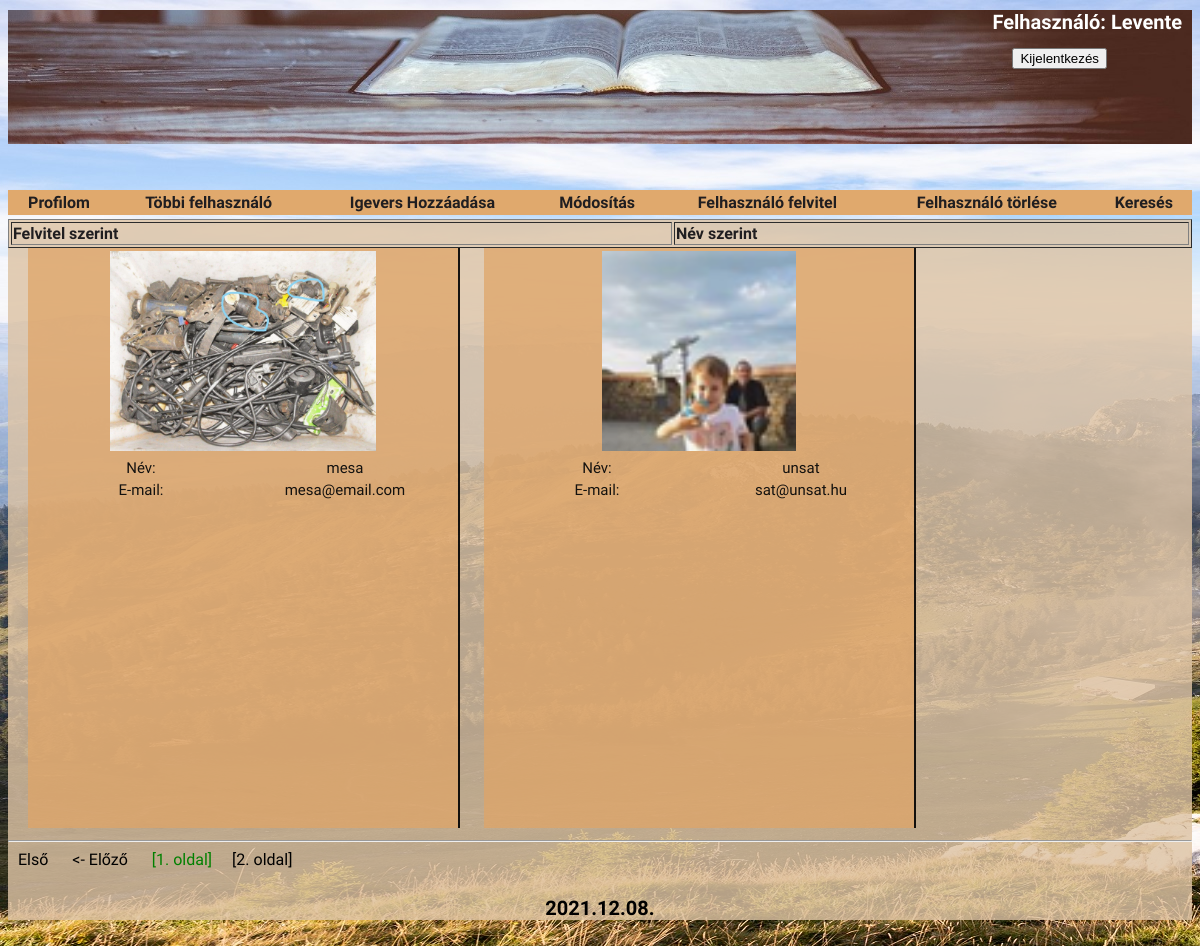
Page /index.php?d=2&order=1&page=2 (signed in) on the committed database.
### tables this page shows
CREATE TABLE `menu` (
  `id` int(11) NOT NULL,
  `name` varchar(20) DEFAULT NULL,
  `link` int(11) DEFAULT NULL
);

CREATE TABLE `users` (
  `id` int(11) NOT NULL,
  `uname` varchar(40) DEFAULT NULL,
  `email` varchar(60) DEFAULT NULL,
  `passwd` varchar(32) DEFAULT NULL,
  `img` text DEFAULT NULL,
  `authority` varchar(20) DEFAULT NULL
);

### menu.php (the view, shortened to what this page needs)
<?php
$dbname="elso";
$con=connect("root","",$dbname);
$query="select authority from users where uname='".$_SESSION['user']."'";
$res=mysqli_query($con,$query) or die ("Hiba: ".mysqli_error($con));
list($aut)=mysqli_fetch_row($res);
if($aut=="admin")
    $query="select name,link from menu";
else if($aut=="user")
    $query="select name,link from menu where link<=4";
else
    $query="select name,link from menu where link<=3";
$result=mysqli_query($con,$query) or die ("Hiba: ".mysqli_error($con));
echo "<table>";
while(list($menutitle,$link)=mysqli_fetch_row($result))
{
	echo "<td><a class=menu href=index.php?d=".$link.">".$menutitle."</a></td>";
}
echo "</table>";
?>

### formlist.php (shortened to what this page needs)
<?php
$dbname = "elso";
$con = connect("root","",$dbname);
if(!isset($_GET["order"]))
{
   $order = 0;
}
else
{
    $order = $_GET["order"];
}
if($order==0)
{
    $orderstring=" order by id";
}
else
{
    $orderstring=" order by uname";
}
$limit = 4;
$page = isset($_GET["page"])? abs((int)$_GET["page"]): 1;
$query = "select count(*) from users";
$res=mysqli_query($con,$query) or die ("Nem sikerült".$query);
$list=mysqli_fetch_row($res);
$c = array_shift($list);
$maxpage = ceil($c / $limit);
if($page <= 0)
{
    $page = 1;
}
else if($page >= $maxpage)
{
    $page = $maxpage;
}
$offset = ($page-1)*$limit;
$query="select id,uname,email,img from users";
$query .= $orderstring;
$query .=" limit $offset,$limit";
$result=mysqli_query($con,$query) or die ("Nem sikerült ".$query);
echo "<table width=100% border=1><tr class=title><td><a href=index.php?d=".$_GET['d']."&order=0>Felvitel szerint</a></td><td>
<a href=index.php?d=".$_GET['d']."&order=1>Név szerint</a> </td></tr></table>";
while (list($id,$nev,$email,$kep)=mysqli_fetch_row($result))
{
 echo "<div id=tobbifelhasznalo> <table style=height:250px;>";
        echo "<tr><td colspan=2><img src=" . $kep . " alt=".$kep." height=200px /></td></tr>";
        echo "<tr><td>Név: </td><td>" . $nev . "</td></tr>";
        echo "<tr><td>E-mail: </td><td>" . $email . "</td></tr>";
        echo "<tr style = height:300px;></tr>";
        echo '</table> </div> ';
}
echo '<hr style="clear:both;">';
$linklimit = 4;
$linklimit2 = $linklimit / 2;
$linkoffset = ($page > $linklimit2) ? $page - $linklimit2 : 0;
$linkend = $linkoffset+$linklimit;
if ($maxpage - $linklimit2 < $page)
{
   $linkoffset = $maxpage - $linklimit;
   if ($linkoffset < 0)
   {
      $linkoffset = 0;
   }
   $linkend = $maxpage;
}
echo "<div id=formlistlink>";
if ($page > 1)
{
  echo "<a href='index.php?d=".$_GET['d']."&order=".$order."&page=1'> Első </a>";
  echo "<a href='index.php?d=".$_GET['d']."&order=".$order."&page=".($page-1)."'> <- Előző </a>";
}
 for ($i=1+$linkoffset; $i <= $linkend and $i <= $maxpage; $i++)
 {
    $style = ($i == $page) ? "color: black;" : "color: green;";
    echo "<a href='index.php?d=".$_GET['d']."&order=".$order."&page=$i' style='$style'>[$i. oldal]</a>";
 }
   echo "</div>";
?>

### css/webpage.css (style rules this page uses)
body { background-image: url(loginkep.jpg); font-family:'Krona One', sans-serif; }
div#menu table { margin-left: auto; margin-right: auto; width: 100%; background-color:#e0a96d; }
td a { text-decoration: none; font-family:'Krona One', sans-serif; font-weight: bolder; color:#201e20; }
div#content div#tobbifelhasznalo { display: inline-block; margin-left:20px; height: 580px; font-size: 15px; text-align: center; border-right: 2px solid black; padding-right: 10px; padding-left: 10px; background-color:#dfa567d0; opacity: 90%; }
div#content div#tobbifelhasznalo td { width:200px; }
div#content div#formlistlink a { text-decoration: none; padding:10px; color:black; }

### rows in the picture
menu: name "Profilom"
menu: name "Többi felhasználó"
menu: name "Igevers Hozzáadása"
menu: name "Módosítás"
menu: name "Felhasználó felvitel"
menu: name "Felhasználó törlése"
menu: name "Keresés"
users: img (picture), uname "mesa", email "mesa@email.com"
users: img (picture), uname "unsat", email "sat@unsat.hu"

### other values in the picture
$_SESSION["user"] "Levente"
